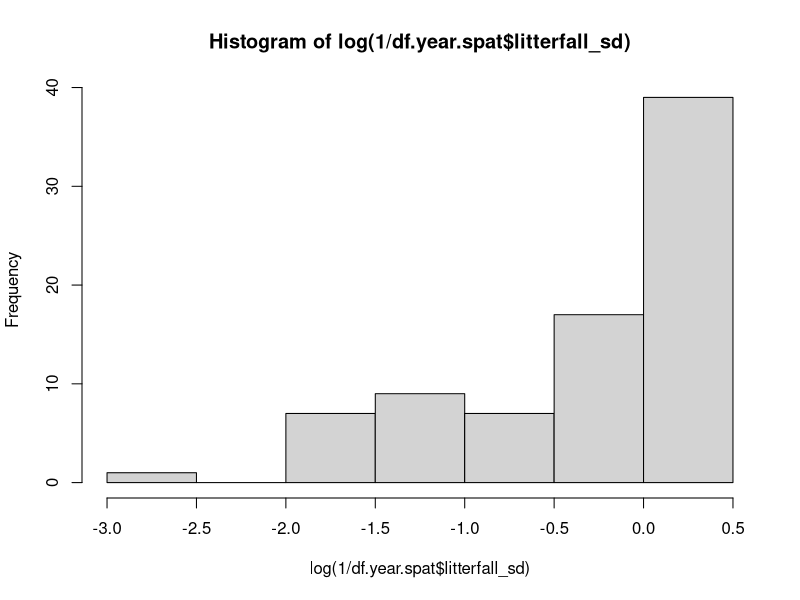
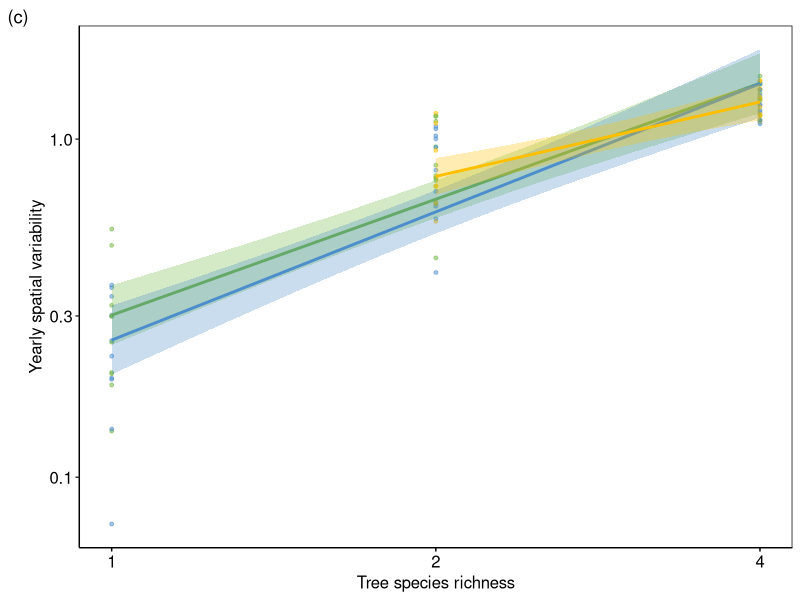
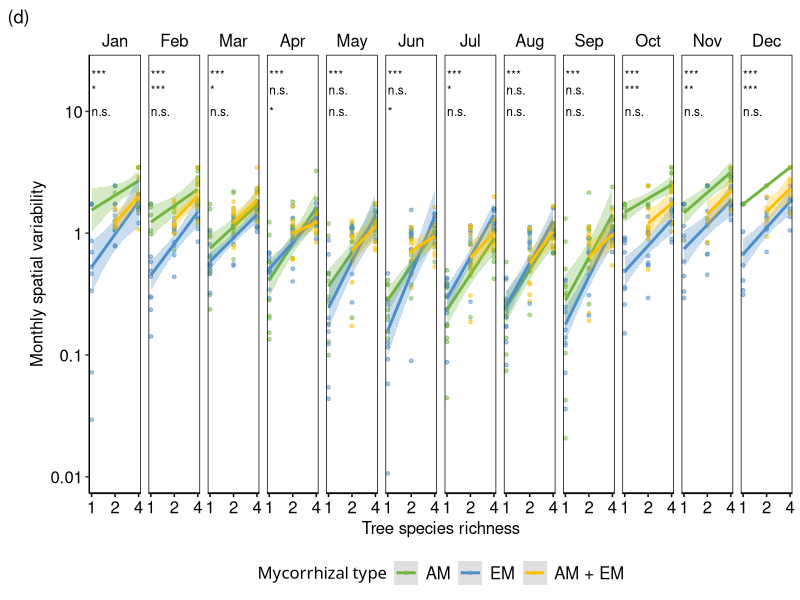
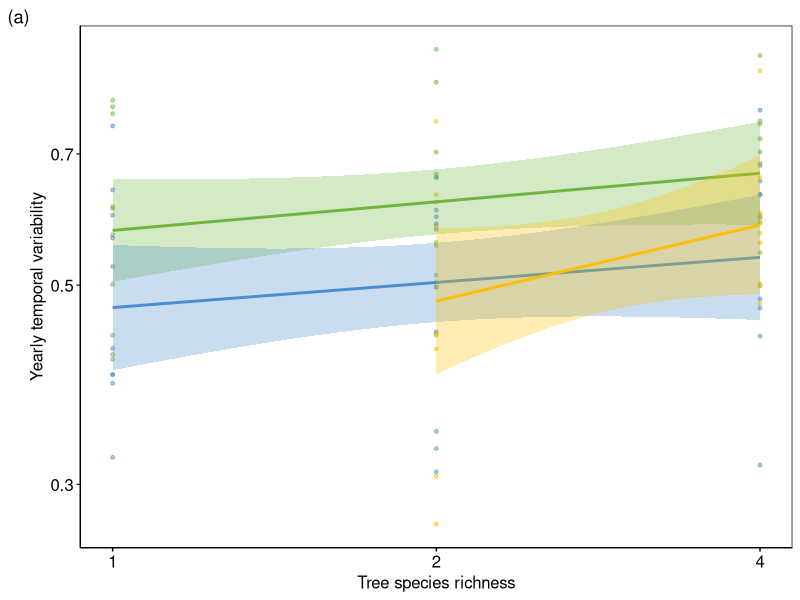
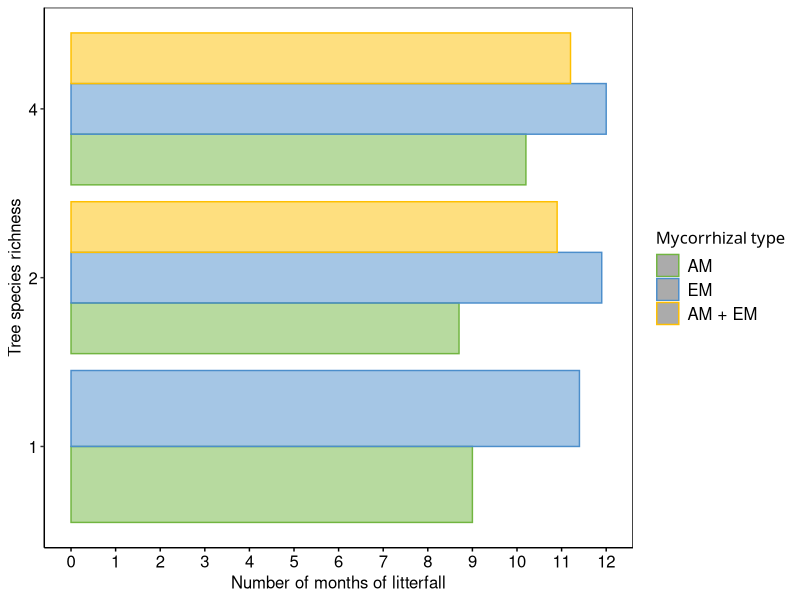
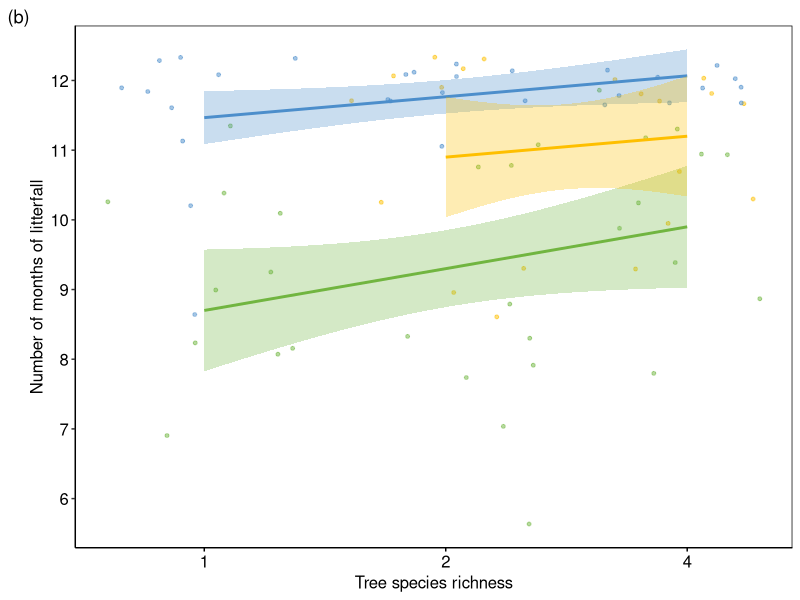
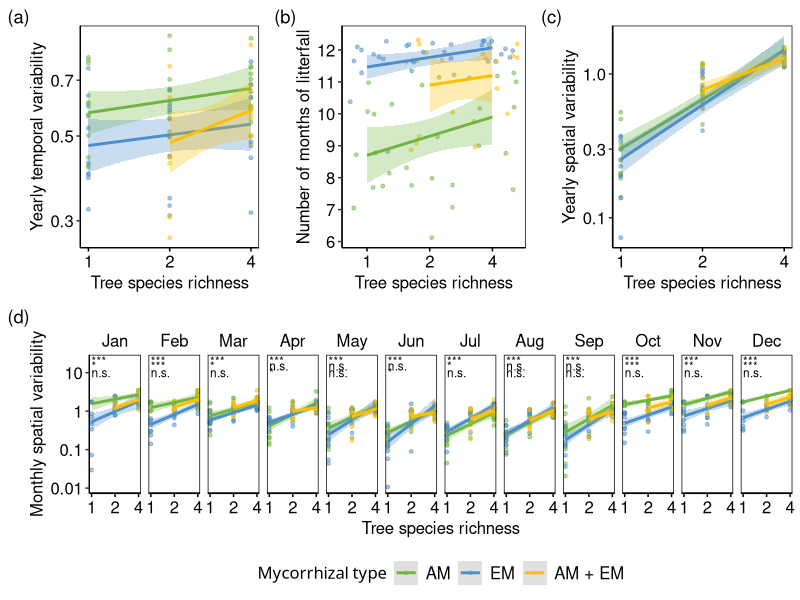

R code for these plots, in order: (Note: this script raises an error after producing the figures.)
#---------------------------------------------------------------------
# MyDiv experiment; Litterfall data March 2023 - February 2024
# 2024-05-22
# temporal and spatial variability + temporal coverage of litter fall
# by Elisabeth Bönisch (elisabeth.boenisch@idiv.de)

#============================ Packages ===============================

rm(list=ls())

library(readr)
library(readxl)
library(tidyverse)
library(nlme)
library(lme4)
library(lmerTest)

#============================ Dataset ===============================

df.all.wide.info <- read.csv("2-1-1-Full-data-wideformat-MyDiv-litter-dryweight.csv")

# NO! average across traps ####
df.all.wide.trap <- df.all.wide.info %>%
  dplyr::rename(Ac = "Acer.pseudoplatanus",	
                Ae = "Aesculus.hippocastanum",
                Be = "Betula.pendula",	
                Ca = "Carpinus.betulus",
                Fa = "Fagus.sylvatica",	
                Fr = "Fraxinus.excelsior",	
                Pr = "Prunus.avium",	
                Qu = "Quercus.petraea", 
                So = "Sorbus.aucuparia",	
                Ti = "Tilia.platyphyllos", 
                cont = "contaminants")

df.all.wide.trap$div<-as.factor(df.all.wide.trap$tree_species_richness)
df.all.wide.trap$blk<-as.factor(df.all.wide.trap$block)
df.all.wide.trap$myc<-as.factor(df.all.wide.trap$mycorrhizal_type)
df.all.wide.trap$sr<-df.all.wide.trap$tree_species_richness
df.all.wide.trap$sr_myc<-paste(df.all.wide.trap$sr,df.all.wide.trap$myc,sep="_")#interaction terms
df.all.wide.trap$myc <- recode_factor(df.all.wide.trap$myc, "AMF" ="AM", "EMF" ="EM", "AMF+EMF" = "AM + EM")
df.all.wide.trap$block <- as.factor(df.all.wide.trap$block)

df.all.long <- df.all.wide.trap %>% 
  pivot_longer(cols=c(8:17),
               names_to="species",
               values_to="litterfall")

#### 1 Yearly spatial stability ####
df.year.spat = df.all.long |>
  group_by(block, sr, div, myc, plotID, month1) |> 
  summarise(litterfall_sd = mean(litterfall, na.rm=T)/sd(litterfall, na.rm=T))|>  # mean between traps and sd between traps
  mutate(month1 = factor(month1, levels = c(month.name[3:12], month.name[1:2]))) |>
  group_by(block, sr, div, myc, plotID) |> 
  summarise(litterfall_sd = mean(litterfall_sd, na.rm=T))

# use log and variability (1/stability)
hist(log(1/df.year.spat$litterfall_sd))

spa.stab.yearly <- ggplot()+
  geom_point(data = df.year.spat , 
             aes(x=sr, y=1/litterfall_sd, 
                 color = myc, fill = myc), shape =21, size = 1, alpha=0.5)+
  geom_smooth(data = df.year.spat, 
              aes(x=sr, y=1/litterfall_sd, 
                  color = myc, fill = myc),
              method="lm", alpha=0.3)+
  labs(y=bquote("Yearly spatial variability"), 
       x = "Tree species richness")+
  scale_x_continuous(trans='log2',
                     breaks=c(1,2,4))+
  scale_y_log10() +
  scale_fill_manual(values= c("#71b540","#4c8ecb","#febf00"),
                    name = "Mycorrhizal type",
                    guide="none")+ 
  scale_color_manual(values = c("#71b540","#4c8ecb","#febf00"), 
                     name = "Mycorrhizal type",
                     guide="none")+
  theme_bw()+
  theme(strip.background = element_blank(),
        strip.text = element_text(color="black", size = 12),
        axis.line = element_line(color="black"),
        axis.text.y = element_text(color="black", size = 12),
        axis.text.x = element_text(color="black", size = 12),
        axis.title.y = element_text(color="black", size = 12),
        axis.title.x = element_text(color="black", size = 12),
        axis.ticks.x = element_line(color="black"),
        strip.text.x = element_text(color="black", size = 12),
        panel.border = element_rect(colour="black", fill=NA),
        plot.background = element_blank(),
        panel.grid.minor = element_blank(),
        panel.grid.major = element_blank(),
        plot.title = element_text(size =12),
        plot.subtitle = element_text(size=12),
        legend.position = "right",
        legend.direction = "vertical",
        legend.key = element_rect(color="transparent"),   
        legend.title = element_text("Biodiversity effects", size = 12),
        legend.text = element_text(size=12),
        legend.background = element_rect(colour=NA),
        legend.box= NULL,
        legend.box.background = element_rect(color="transparent"))+
  labs(tag = "(c)")
spa.stab.yearly

#### 2 Monthly spatial stability ####
df.month.spat = df.all.long |>
  group_by(block, sr, div, myc, plotID, month1) |> 
  summarise(litterfall_sd = mean(litterfall, na.rm=T)/sd(litterfall, na.rm=T))|>
  mutate(month1 = factor(month1, levels = c(month.name[3:12], month.name[1:2]),labels=month.abb))

M = map_df( .x = unique(df.month.spat$month1),
            .f = ~ {
              mod = 
                lme(log(1/litterfall_sd) ~ sr * myc, 
                    random= ~1|block,
                    data= df.month.spat |>
                      filter(month1 == .x), 
                    na.action = na.omit) |> 
                anova() |> 
                data.frame() |> 
                mutate(month = .x)
              mod$exp = rownames(mod)
              rownames(mod) <- NULL
              mod |> 
                select(month, explanatory = exp, 
                       numDF, denDF, F.value, p.value)
            }) |> 
  mutate(sign = if_else(p.value < 0.001, '***', 
                        if_else(p.value < 0.01, "**", 
                                if_else(p.value < 0.05, '*',
                                        if_else(p.value<0.1, '.', 'n.s.')))))
M

M$sign[M$explanatory == 'sr' & M$month == 'March'] = 
  paste0("sr = ",M$sign[M$explanatory == 'sr' & M$month == 'March'])
M$sign[M$explanatory == 'myc' & M$month == 'March'] = 
  paste0("myc = ",M$sign[M$explanatory == 'myc' & M$month == 'March'])
M$sign[M$explanatory == 'sr:myc' & M$month == 'March'] = 
  paste0("sr:myc = ",M$sign[M$explanatory == 'sr:myc' & M$month == 'March'])

spa.stab.monthly <- ggplot()+
  geom_point(data = df.month.spat, 
             aes(x=sr, y=1/litterfall_sd, 
                 color = myc, fill = myc), shape =21, size = 1, alpha=0.5)+
  geom_smooth(data = df.month.spat, 
              aes(x=sr, y=1/litterfall_sd, 
                  color = myc, fill = myc),
              method="lm", alpha=0.3)+
  facet_grid(.~month1)+
  labs(y=bquote("Monthly spatial variability"), 
       x = "Tree species richness")+
  scale_y_log10(breaks=c(0.0001,0.001,0.01,0.1,1,10),labels=c(0.0001,0.001,0.01,0.1,1,10))+
  scale_x_continuous(trans='log2',
                     breaks=c(1,2,4))+
  scale_fill_manual(values= c("#71b540","#4c8ecb","#febf00"),
                    name = "Mycorrhizal type",
                    guide="none")+ 
  scale_color_manual(values = c("#71b540","#4c8ecb","#febf00"), 
                     name = "Mycorrhizal type")+
  geom_text(data = M |>
              mutate(month1 = month) |>
              filter(explanatory == 'sr'),
            aes(x=1, y=20,
                label = sign,
                hjust = 0),
            size=3, 
            color = 'black') +
  geom_text(data = M |>
              mutate(month1 = month) |>
              filter(explanatory == 'myc'),
            aes(x=1, y=15,
                label = sign,
                hjust = 0),
            size=3, 
            color = 'black') +
  geom_text(data = M |>
              mutate(month1 = month) |>
              filter(explanatory == 'sr:myc'),
            aes(x=1, y=10,
                label = sign,
                hjust = 0),
            size=3, 
            color = 'black') +
  theme_bw()+
  theme(strip.background = element_blank(),
        strip.text = element_text(color="black", size = 12),
        axis.line = element_line(color="black"),
        axis.text.y = element_text(color="black", size = 12),
        axis.text.x = element_text(color="black", size = 12),
        axis.title.y = element_text(color="black", size = 12),
        axis.title.x = element_text(color="black", size = 12),
        axis.ticks.x = element_line(color="black"),
        strip.text.x = element_text(color="black", size = 12),
        panel.border = element_rect(colour="black", fill=NA),
        plot.background = element_blank(),
        panel.grid.minor = element_blank(),
        panel.grid.major = element_blank(),
        plot.title = element_text(size =12),
        plot.subtitle = element_text(size=12),
        legend.position = "bottom",
        legend.direction = "horizontal",
        legend.key = element_rect(color="transparent"),   
        legend.title = element_text("Biodiversity effects", size = 12),
        legend.text = element_text(size=12),
        legend.background = element_rect(colour=NA),
        legend.box= NULL,
        legend.box.background = element_rect(color="transparent"))+
  labs(tag = "(d)")

spa.stab.monthly


#### 3 Yearly temporal stability  ####
df.year.temp = df.all.long |>
  group_by(block, sr, div, myc, plotID, month1) |> 
  summarise(litterfall_mean = mean(litterfall, na.rm=T))|>
  mutate(month1 = factor(month1, levels = c(month.name[3:12], month.name[1:2]))) |>
  group_by(block, sr, div, myc, plotID) |> 
  summarise(litterfall_sd = mean(litterfall_mean, na.rm=T)/sd(litterfall_mean, na.rm=T))

temp.stab.yearly <- ggplot()+
  geom_point(data = df.year.temp , 
             aes(x=sr, y=log(1/litterfall_sd), 
                 color = myc, fill = myc), shape =21, size = 1, alpha=0.5)+
  geom_smooth(data = df.year.temp, 
              aes(x=sr, y=log(1/litterfall_sd), 
                  color = myc, fill = myc),
              method="lm", alpha=0.3)+
  labs(y=bquote("Yearly temporal variability"), 
       x = "Tree species richness")+
  scale_x_continuous(trans='log2',
                     breaks=c(1,2,4))+
  scale_y_log10()+
  scale_fill_manual(values= c("#71b540","#4c8ecb","#febf00"),
                    name = "Mycorrhizal type",
                    guide="none")+ 
  scale_color_manual(values = c("#71b540","#4c8ecb","#febf00"), 
                     name = "Mycorrhizal type",
                     guide="none")+
  theme_bw()+
  theme(strip.background = element_blank(),
        strip.text = element_text(color="black", size = 12),
        axis.line = element_line(color="black"),
        axis.text.y = element_text(color="black", size = 12),
        axis.text.x = element_text(color="black", size = 12),
        axis.title.y = element_text(color="black", size = 12),
        axis.title.x = element_text(color="black", size = 12),
        axis.ticks.x = element_line(color="black"),
        strip.text.x = element_text(color="black", size = 12),
        panel.border = element_rect(colour="black", fill=NA),
        plot.background = element_blank(),
        panel.grid.minor = element_blank(),
        panel.grid.major = element_blank(),
        plot.title = element_text(size =12),
        plot.subtitle = element_text(size=12),
        legend.position = "right",
        legend.direction = "vertical",
        legend.key = element_rect(color="transparent"),   
        legend.title = element_text("Biodiversity effects", size = 12),
        legend.text = element_text(size=12),
        legend.background = element_rect(colour=NA),
        legend.box= NULL,
        legend.box.background = element_rect(color="transparent"))+
  labs(tag = "(a)")
temp.stab.yearly


#### 5 temporal coverage ####

# average across traps ####
df.all.wide.mean <- df.all.wide.info %>%
  dplyr::rename(Ac = "Acer.pseudoplatanus",	
                Ae = "Aesculus.hippocastanum",
                Be = "Betula.pendula",	
                Ca = "Carpinus.betulus",
                Fa = "Fagus.sylvatica",	
                Fr = "Fraxinus.excelsior",	
                Pr = "Prunus.avium",	
                Qu = "Quercus.petraea", 
                So = "Sorbus.aucuparia",	
                Ti = "Tilia.platyphyllos", 
                cont = "contaminants") %>%
  dplyr::group_by(plotID, plotName, tree_species_richness, mycorrhizal_type, myc, sr, div, block, blk, month1, month, composition) %>% # removed trap and month
  dplyr::summarise(Ac_mean = mean(Ac, na.rm = TRUE),	
                   Ae_mean = mean(Ae, na.rm = TRUE),
                   Be_mean = mean(Be, na.rm = TRUE),	
                   Ca_mean = mean(Ca, na.rm = TRUE),
                   Fa_mean = mean(Fa, na.rm = TRUE),	
                   Fr_mean = mean(Fr, na.rm = TRUE),	
                   Pr_mean = mean(Pr, na.rm = TRUE),	
                   Qu_mean = mean(Qu, na.rm = TRUE), 
                   So_mean = mean(So, na.rm = TRUE),	
                   Ti_mean = mean(Ti, na.rm = TRUE), 
                   cont_mean = mean(cont, na.rm = TRUE))

df.all.wide.mean$div<-as.factor(df.all.wide.mean$tree_species_richness)
df.all.wide.mean$blk<-as.factor(df.all.wide.mean$block)
df.all.wide.mean$myc<-as.factor(df.all.wide.mean$mycorrhizal_type)
df.all.wide.mean$sr<-df.all.wide.mean$tree_species_richness
df.all.wide.mean$sr_myc<-paste(df.all.wide.mean$sr,df.all.wide.mean$myc,sep="_")#interaction terms
df.all.wide.mean$myc <- recode_factor(df.all.wide.mean$myc, "AMF" ="AM", "EMF" ="EM", "AMF+EMF" = "AM + EM")

# long format ####
df.all.long <- df.all.wide.mean %>% 
  pivot_longer(cols=c(13:22),
               names_to="species",
               values_to="dryweight")

# sum across species per plot
df.litter.sum = df.all.long |> 
  group_by(block, plotID, div, sr, myc, month1) |> 
  summarise(litterfall = sum(dryweight, na.rm = T),
            litterfall_mean = mean(dryweight, na.rm =T),
            litterfall_sd = sd(dryweight, na.rm = T))

# monthly coverage - sum per plot, if litter dryweight larger then 0 ####
df.litter.cover = df.litter.sum |>
  group_by(block, plotID, div, sr, myc) |>
  filter(litterfall >0) |>
  summarise(number_month_litterfall = n())

ggplot(df.litter.cover, aes(x=number_month_litterfall, y=div, color=myc, fill=myc))+
  geom_bar(position = "dodge", stat = "summary", aes(fill=myc, color=myc), alpha=0.5)+
  labs(y=bquote("Tree species richness"), 
       x = "Number of months of litterfall")+
  scale_fill_manual(values= c("#71b540","#4c8ecb","#febf00"),
                    name = "Mycorrhizal type",
                    guide="none")+ 
  scale_color_manual(values = c("#71b540","#4c8ecb","#febf00"), 
                     name = "Mycorrhizal type")+
  scale_x_continuous(breaks= c(0:12))+
  theme_bw()+
  theme(strip.background = element_blank(),
        strip.text = element_text(color="black", size = 12),
        axis.line = element_line(color="black"),
        axis.text.y = element_text(color="black", size = 12),
        axis.text.x = element_text(color="black", size = 12),
        axis.title.y = element_text(color="black", size = 12),
        axis.title.x = element_text(color="black", size = 12),
        axis.ticks.x = element_line(color="black"),
        strip.text.x = element_text(color="black", size = 12),
        panel.border = element_rect(colour="black", fill=NA),
        plot.background = element_blank(),
        panel.grid.minor = element_blank(),
        panel.grid.major = element_blank(),
        plot.title = element_text(size =12),
        plot.subtitle = element_text(size=12),
        legend.position = "right",
        legend.direction = "vertical",
        legend.key = element_rect(color="transparent"),   
        legend.title = element_text("Biodiversity effects", size = 12),
        legend.text = element_text(size=12),
        legend.background = element_rect(colour=NA),
        legend.box= NULL,
        legend.box.background = element_rect(color="transparent"))

temp.cov <- ggplot(df.litter.cover, aes(y=number_month_litterfall, x=sr, color=myc, fill=myc))+
  geom_jitter(shape =21, size = 1, alpha=0.5)+
  geom_smooth(method="lm", alpha=0.3)+
  labs(y=bquote("Number of months of litterfall"), 
       x = "Tree species richness")+
  scale_fill_manual(values= c("#71b540","#4c8ecb","#febf00"),
                    name = "Mycorrhizal type",
                    guide="none")+ 
  scale_color_manual(values = c("#71b540","#4c8ecb","#febf00"), 
                     name = "Mycorrhizal type",
                     guide="none")+
  scale_y_continuous(breaks= c(0:12))+
  scale_x_continuous(trans='log2',
                     breaks=c(1,2,4))+
  theme_bw()+
  theme(strip.background = element_blank(),
        strip.text = element_text(color="black", size = 12),
        axis.line = element_line(color="black"),
        axis.text.y = element_text(color="black", size = 12),
        axis.text.x = element_text(color="black", size = 12),
        axis.title.y = element_text(color="black", size = 12),
        axis.title.x = element_text(color="black", size = 12),
        axis.ticks.x = element_line(color="black"),
        strip.text.x = element_text(color="black", size = 12),
        panel.border = element_rect(colour="black", fill=NA),
        plot.background = element_blank(),
        panel.grid.minor = element_blank(),
        panel.grid.major = element_blank(),
        plot.title = element_text(size =12),
        plot.subtitle = element_text(size=12),
        legend.position = "right",
        legend.direction = "vertical",
        legend.key = element_rect(color="transparent"),   
        legend.title = element_text("Biodiversity effects", size = 12),
        legend.text = element_text(size=12),
        legend.background = element_rect(colour=NA),
        legend.box= NULL,
        legend.box.background = element_rect(color="transparent"))+
  labs(tag = "(b)")

temp.cov


library(gridExtra)
plot2 <-grid.arrange(layout_matrix = rbind(c(1,2,3), 
                                           c(4,4,4)),
                     grobs= list(temp.stab.yearly, temp.cov,spa.stab.yearly, spa.stab.monthly))

plot2


ggsave("3-plots/2-2-12-Figure-spatial-temporal-variability-m2-2024-05-22.jpeg",
       plot2,
       height=20,
       width=32,
       unit="cm",
       dpi=2000)

ggsave("3-plots/2-2-12-Figure-spatial-temporal-variability-m2-2024-05-22.pdf",
       plot2,
       device = cairo_pdf,
       height=20,
       width=32,
       unit="cm",
       dpi=2000)
